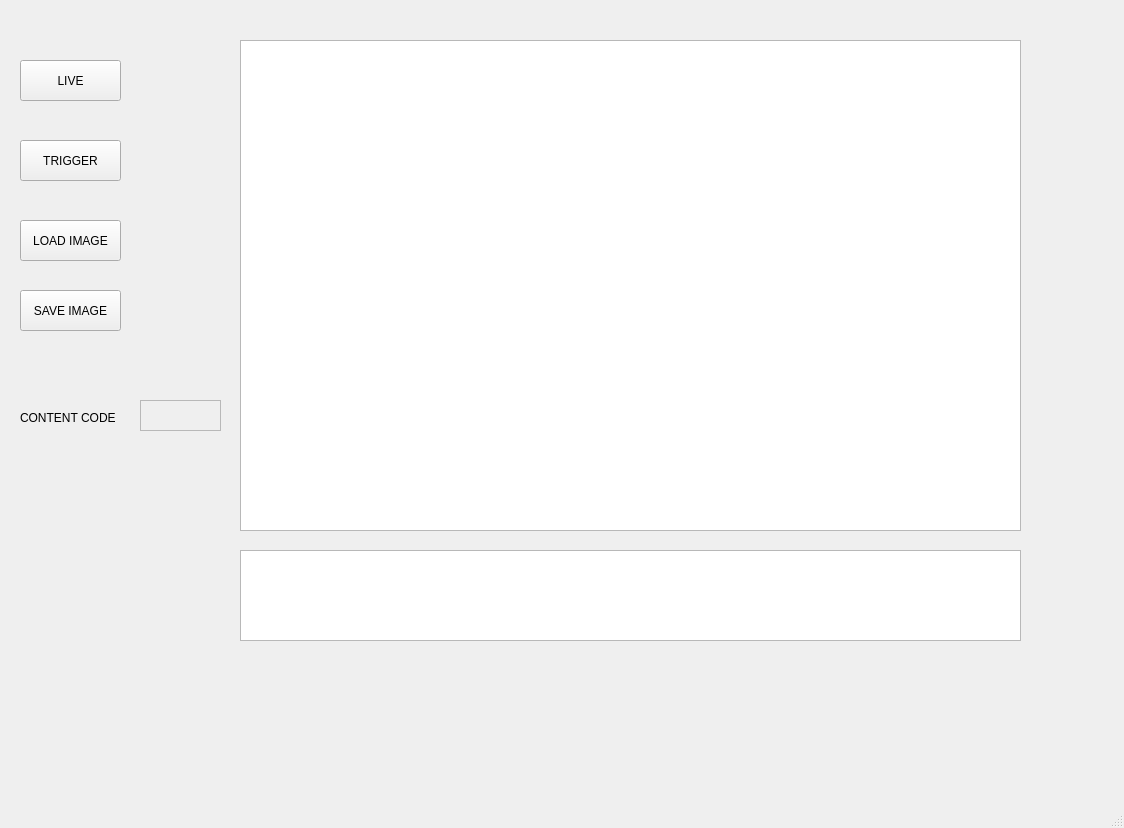
<?xml version="1.0" encoding="UTF-8"?>
<ui version="4.0">
 <class>MainWindow</class>
 <widget class="QMainWindow" name="MainWindow">
  <property name="geometry">
   <rect>
    <x>0</x>
    <y>0</y>
    <width>1124</width>
    <height>828</height>
   </rect>
  </property>
  <property name="windowTitle">
   <string>MainWindow</string>
  </property>
  <widget class="QWidget" name="centralwidget">
   <widget class="QPushButton" name="btn_Saveimage">
    <property name="geometry">
     <rect>
      <x>20</x>
      <y>290</y>
      <width>101</width>
      <height>41</height>
     </rect>
    </property>
    <property name="text">
     <string>SAVE IMAGE</string>
    </property>
   </widget>
   <widget class="QPushButton" name="btn_Loadimage">
    <property name="geometry">
     <rect>
      <x>20</x>
      <y>220</y>
      <width>101</width>
      <height>41</height>
     </rect>
    </property>
    <property name="text">
     <string>LOAD IMAGE</string>
    </property>
   </widget>
   <widget class="QPushButton" name="btn_Live">
    <property name="geometry">
     <rect>
      <x>20</x>
      <y>60</y>
      <width>101</width>
      <height>41</height>
     </rect>
    </property>
    <property name="text">
     <string>LIVE</string>
    </property>
   </widget>
   <widget class="QGraphicsView" name="graphicsView">
    <property name="geometry">
     <rect>
      <x>240</x>
      <y>40</y>
      <width>781</width>
      <height>491</height>
     </rect>
    </property>
    <property name="autoFillBackground">
     <bool>true</bool>
    </property>
    <property name="lineWidth">
     <number>6</number>
    </property>
   </widget>
   <widget class="QPushButton" name="btn_Trigger">
    <property name="geometry">
     <rect>
      <x>20</x>
      <y>140</y>
      <width>101</width>
      <height>41</height>
     </rect>
    </property>
    <property name="text">
     <string>TRIGGER</string>
    </property>
   </widget>
   <widget class="QLabel" name="label_2">
    <property name="geometry">
     <rect>
      <x>20</x>
      <y>410</y>
      <width>121</width>
      <height>16</height>
     </rect>
    </property>
    <property name="text">
     <string>CONTENT CODE</string>
    </property>
   </widget>
   <widget class="QTextEdit" name="Text_Content_Code">
    <property name="geometry">
     <rect>
      <x>240</x>
      <y>550</y>
      <width>781</width>
      <height>91</height>
     </rect>
    </property>
    <property name="font">
     <font>
      <pointsize>10</pointsize>
     </font>
    </property>
    <property name="lineWidth">
     <number>5</number>
    </property>
   </widget>
   <widget class="QFrame" name="frame_ok_ng">
    <property name="geometry">
     <rect>
      <x>140</x>
      <y>400</y>
      <width>81</width>
      <height>31</height>
     </rect>
    </property>
    <property name="frameShape">
     <enum>QFrame::StyledPanel</enum>
    </property>
    <property name="frameShadow">
     <enum>QFrame::Raised</enum>
    </property>
   </widget>
   <widget class="QLabel" name="label">
    <property name="geometry">
     <rect>
      <x>30</x>
      <y>450</y>
      <width>141</width>
      <height>81</height>
     </rect>
    </property>
    <property name="text">
     <string/>
    </property>
   </widget>
  </widget>
  <widget class="QMenuBar" name="menubar">
   <property name="geometry">
    <rect>
     <x>0</x>
     <y>0</y>
     <width>1124</width>
     <height>26</height>
    </rect>
   </property>
  </widget>
  <widget class="QStatusBar" name="statusbar"/>
 </widget>
 <resources/>
 <connections/>
</ui>
